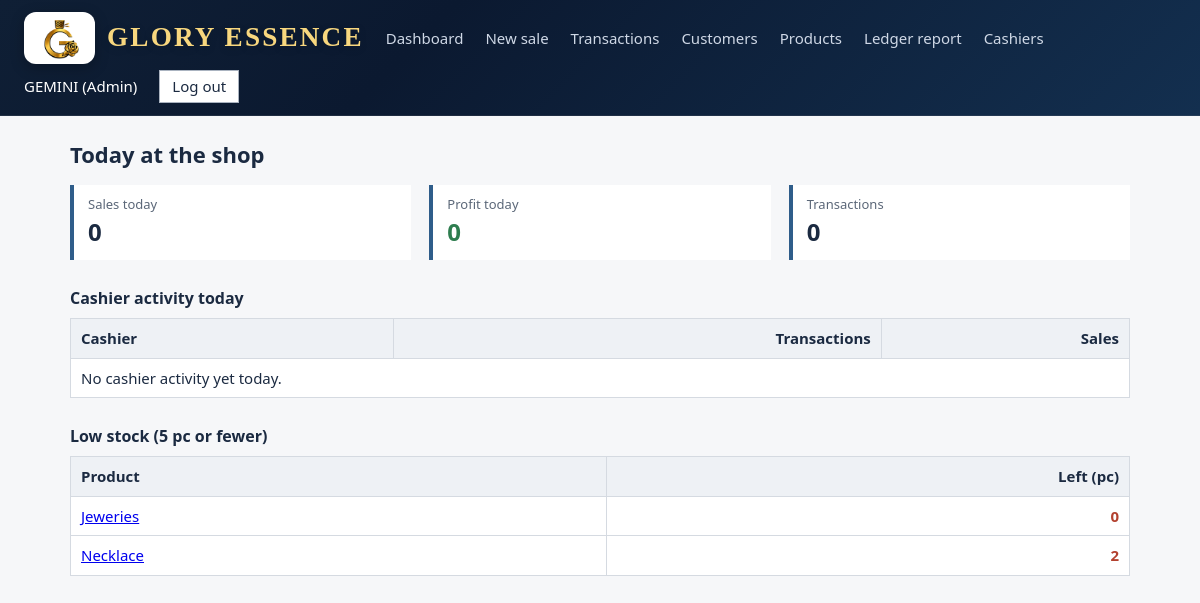
The page /dashboard/ (signed in) on the database its author committed.
### shop/models.py (models this page shows, shortened)
class Product(models.Model):
    name = models.CharField(max_length=120, unique=True)
    quantity = models.PositiveIntegerField("Stock now (pc)", default=0)
    opening_quantity = models.PositiveIntegerField(default=0, editable=False)
    buying_price = models.DecimalField(max_digits=12, decimal_places=2)
    selling_price = models.DecimalField(max_digits=12, decimal_places=2)
    created = models.DateTimeField(auto_now_add=True)
    class Meta:
        ordering = ["name"]

### shop/views.py (the view)
    @login_required
    def wrapper(request, *a, **k):
        if not request.user.is_staff:
            messages.error(request, "That page is for the admin only.")
            return redirect("home")
        return view(request, *a, **k)

### shop/views.py (called while the page is built)
def admin_required(view):
    @login_required
    def wrapper(request, *a, **k):
        if not request.user.is_staff:
            messages.error(request, "That page is for the admin only.")
            return redirect("home")
        return view(request, *a, **k)
    wrapper.__name__ = view.__name__
    return wrapper

@admin_required
def dashboard(request):
    today = Sale.objects.filter(created__date=timezone.localdate()).select_related("cashier", "product")
    by_cashier = {}
    for s in today:
        row = by_cashier.setdefault(s.cashier, {"count": 0, "total": Decimal(0)})
        row["count"] += 1
        row["total"] += s.total
    return render(request, "shop/dashboard.html", {
        "total": sum((s.total for s in today), Decimal(0)),
        "profit": sum((s.profit for s in today), Decimal(0)),
        "count": today.count(),
        "by_cashier": by_cashier.items(),
        "low_stock": Product.objects.filter(quantity__lte=5),
        "recent": today[:8],
    })

### shop/templates/shop/dashboard.html (shortened to what this page needs)
{% extends "shop/base.html" %}
{% block content %}
<h1>Today at the shop</h1>
<div class="stats">
<div class="stat"><span>Sales today</span><strong>{{ total|floatformat:"0g" }}</strong></div>
<div class="stat"><span>Profit today</span><strong class="profit">{{ profit|floatformat:"0g" }}</strong></div>
<div class="stat"><span>Transactions</span><strong>{{ count }}</strong></div></div>
<h2>Cashier activity today</h2>
<table><thead><tr><th>Cashier</th><th class="n">Transactions</th><th class="n">Sales</th></tr></thead><tbody>
{% for c,r in by_cashier %}<tr><td>{{ c.get_full_name|default:c.username }}</td><td class="n">{{ r.count }}</td><td class="n">{{ r.total|floatformat:"0g" }}</td></tr>
{% empty %}<tr><td colspan="3">No cashier activity yet today.</td></tr>{% endfor %}</tbody></table>
<h2>Low stock (5 pc or fewer)</h2>
<table><thead><tr><th>Product</th><th class="n">Left (pc)</th></tr></thead><tbody>
{% for p in low_stock %}<tr><td><a href="{% url 'product_edit' p.pk %}">{{ p.name }}</a></td><td class="n low">{{ p.quantity }}</td></tr>
{% empty %}<tr><td colspan="2">All products are well stocked.</td></tr>{% endfor %}</tbody></table>
{% endblock %}

### shop/templates/shop/base.html (shortened to what this page needs)
{% load static %}
<!doctype html>
<html lang="en"><head><meta charset="utf-8"><meta name="viewport" content="width=device-width,initial-scale=1">
</head><body>
<header>
  <div class="brand"><a href="{% url 'home' %}" style="padding:0;display:flex"><img src="{% static 'shop/logo-emblem.png' %}" alt="Glory Essence logo"></a><span>Glory Essence</span></div>
{% if user.is_authenticated %}
 {% if user.is_staff %}<a href="{% url 'dashboard' %}">Dashboard</a>{% endif %}
 <a href="{% url 'sale_new' %}">New sale</a><a href="{% url 'sales' %}">Transactions</a>
 <a href="{% url 'customers' %}">Customers</a>
 {% if user.is_staff %}<a href="{% url 'products' %}">Products</a><a href="{% url 'report' %}">Ledger report</a><a href="{% url 'cashiers' %}">Cashiers</a>{% endif %}
 <span>{{ user.get_full_name|default:user.username }}{% if user.is_staff %} (Admin){% endif %}</span>
 <form method="post" action="{% url 'logout' %}" style="margin:0">{% csrf_token %}<button class="alt" style="padding:4px 12px">Log out</button></form>
{% endif %}</header>
<main>
{% block content %}{% endblock %}
</main></body></html>

### shop/templates/shop/base.html (style rules this page uses)
:root { --ink:#1b2a41;--blue:#2f5d8a;--rule:#d5dae1;--bg:#f6f7f9;--ok:#2e7d4f;--bad:#b3412f;--card:#fff }
* { box-sizing:border-box }
body { margin:0;background:var(--bg);color:var(--ink);font:15px/1.5 "Segoe UI",system-ui,sans-serif }
header { background:linear-gradient(135deg,#0f1f35,#0b1930 35%,#132f4f);color:#fff;display:flex;flex-wrap:wrap;align-items:center;gap:6px 22px;padding:12px 24px;border-bottom:1px solid rgba(255,255,255,.08) }
header .brand { display:flex;align-items:center;gap:12px;font-weight:700;font-size:18px;letter-spacing:.06em;color:#f8d77e;text-transform:uppercase }
header .brand img { height:52px;width:auto;object-fit:contain;display:block;padding:5px 8px;border-radius:12px;background:#fff;box-shadow:0 4px 14px rgba(0,0,0,.25) }
header .brand span { font-family:Georgia,"Times New Roman",serif;font-size:1.7rem;letter-spacing:.08em;line-height:1.1;text-shadow:0 2px 8px rgba(0,0,0,.18) }
header a { color:#cfd8e6;text-decoration:none;padding:4px 0 }
main { max-width:1100px;margin:22px auto;padding:0 20px }
h1 { font-size:22px;margin:0 0 14px }
h2 { font-size:16px;margin:26px 0 8px }
table { border-collapse:collapse;width:100%;background:var(--card) }
th,td { border:1px solid var(--rule);padding:8px 10px;text-align:left }
th { background:#eef1f5;font-weight:600 }
td.n,th.n { text-align:right;font-variant-numeric:tabular-nums }
.profit { color:var(--ok) }
.low { color:var(--bad);font-weight:600 }
.stats { display:flex;flex-wrap:wrap;gap:18px;margin-bottom:8px }
.stat { flex:1;min-width:170px;border-left:4px solid var(--blue);background:var(--card);padding:10px 14px }
.stat span { display:block;font-size:13px;color:#5b6778 }
.stat strong { font-size:24px;font-variant-numeric:tabular-nums }
.btn,button { background:var(--blue);color:#fff;border:0;padding:9px 18px;font:inherit;cursor:pointer;text-decoration:none;display:inline-block }
.btn.alt,button.alt { background:#fff;color:var(--ink);border:1px solid #aab3c0 }

### rows shown on the page
Product: name "Jeweries", quantity "0"
Product: name "Necklace", quantity "2"

### other values the page prints
{{ user.get_full_name|default:user.username }} "GEMINI"
{{ total|floatformat:"0g" }} "0"
{{ profit|floatformat:"0g" }} "0"
{{ count }} "0"
